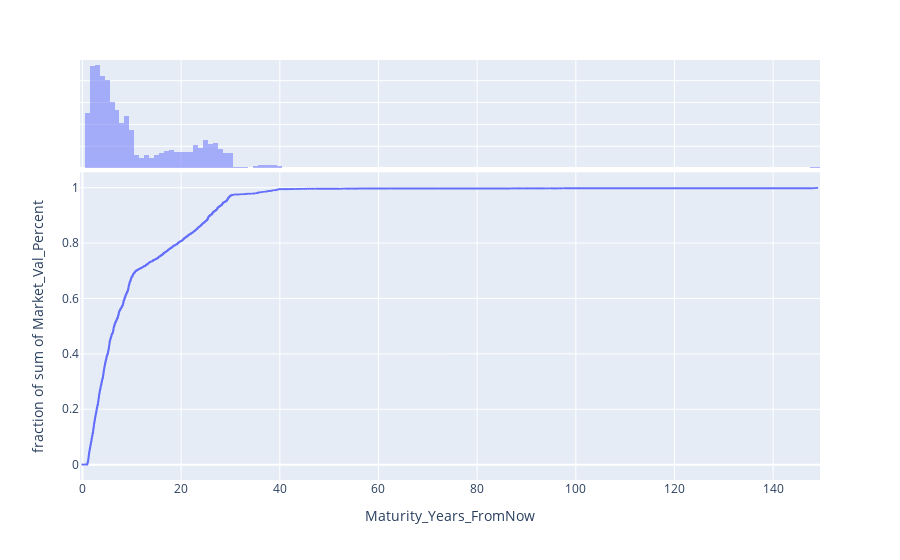

Write notebook code for a chart like this one.
### Code cell
fig = px.ecdf(df,x='Maturity_Years_FromNow',y='Market_Val_Percent',marginal='histogram')
fig.show()

### Figure 1 — Plotly figure (JSON) as saved in the notebook; plotly's stock layout.template omitted (floating-point values rounded to 4 significant figures; data arrays with more than 128 entries replaced by an {"elided": "..."} marker saying what was removed)
{"data": [{"hovertemplate": "Maturity_Years_FromNow=%{x}<br>fraction of sum of Market_Val_Percent=%{y}<extra></extra>", "legendgroup": "", "line": {"dash": "solid", "shape": "hv"}, "marker": {"color": "#636efa", "symbol": "circle"}, "mode": "lines", "name": "", "showlegend": false, "type": "scattergl", "x": {"elided": "9791 float values"}, "xaxis": "x", "y": {"elided": "9791 float values"}, "yaxis": "y"}, {"alignmentgroup": "True", "bingroup": "x", "hovertemplate": "Maturity_Years_FromNow=%{x}<br>count=%{y}<extra></extra>", "legendgroup": "", "marker": {"color": "#636efa"}, "name": "", "offsetgroup": "", "opacity": 0.5, "showlegend": false, "type": "histogram", "x": {"elided": "9791 float values"}, "xaxis": "x2", "yaxis": "y2"}], "layout": {"barmode": "overlay", "legend": {"tracegroupgap": 0}, "margin": {"t": 60}, "xaxis": {"anchor": "y", "domain": [0, 1], "title": {"text": "Maturity_Years_FromNow"}}, "xaxis2": {"anchor": "y2", "domain": [0, 1], "matches": "x", "showgrid": true, "showticklabels": false}, "yaxis": {"anchor": "x", "domain": [0, 0.7326], "title": {"text": "fraction of sum of Market_Val_Percent"}}, "yaxis2": {"anchor": "x2", "domain": [0.7426, 1], "matches": "y2", "showgrid": true, "showline": false, "showticklabels": false, "ticks": ""}}}
